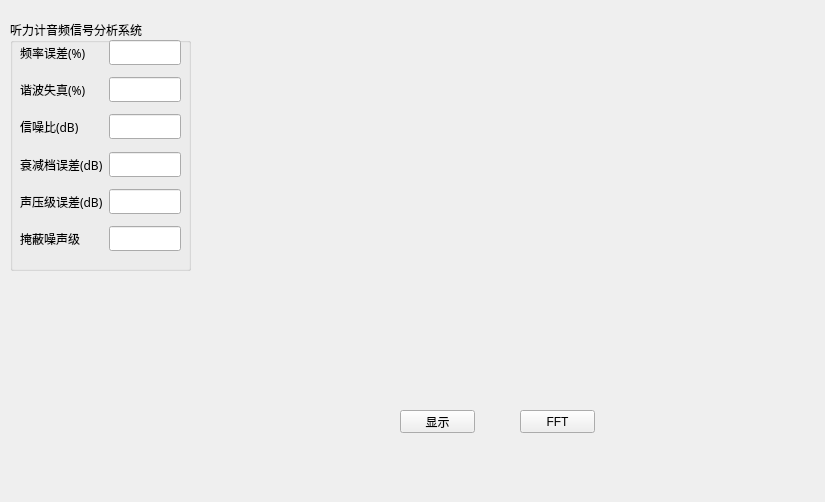
<?xml version="1.0" encoding="UTF-8"?>
<ui version="4.0">
 <class>test</class>
 <widget class="QWidget" name="test">
  <property name="geometry">
   <rect>
    <x>0</x>
    <y>0</y>
    <width>825</width>
    <height>502</height>
   </rect>
  </property>
  <property name="windowTitle">
   <string>Form</string>
  </property>
  <widget class="QPushButton" name="ButtonDisplayData">
   <property name="geometry">
    <rect>
     <x>400</x>
     <y>410</y>
     <width>75</width>
     <height>23</height>
    </rect>
   </property>
   <property name="text">
    <string>显示</string>
   </property>
  </widget>
  <widget class="QPushButton" name="ButtonDisplayFFT">
   <property name="geometry">
    <rect>
     <x>520</x>
     <y>410</y>
     <width>75</width>
     <height>23</height>
    </rect>
   </property>
   <property name="text">
    <string>FFT</string>
   </property>
  </widget>
  <widget class="QCustomPlot" name="widgetFFT" native="true">
   <property name="geometry">
    <rect>
     <x>210</x>
     <y>10</y>
     <width>601</width>
     <height>381</height>
    </rect>
   </property>
  </widget>
  <widget class="QGroupBox" name="groupBox">
   <property name="geometry">
    <rect>
     <x>10</x>
     <y>20</y>
     <width>181</width>
     <height>251</height>
    </rect>
   </property>
   <property name="font">
    <font>
     <family>楷体</family>
    </font>
   </property>
   <property name="title">
    <string>听力计音频信号分析系统</string>
   </property>
   <widget class="QWidget" name="formLayoutWidget">
    <property name="geometry">
     <rect>
      <x>10</x>
      <y>20</y>
      <width>161</width>
      <height>211</height>
     </rect>
    </property>
    <layout class="QFormLayout" name="formLayout">
     <item row="10" column="0">
      <widget class="QLabel" name="label_6">
       <property name="font">
        <font>
         <family>楷体</family>
         <pointsize>9</pointsize>
        </font>
       </property>
       <property name="text">
        <string>掩蔽噪声级</string>
       </property>
      </widget>
     </item>
     <item row="8" column="0">
      <widget class="QLabel" name="label_spl">
       <property name="font">
        <font>
         <family>楷体</family>
         <pointsize>9</pointsize>
        </font>
       </property>
       <property name="text">
        <string>声压级误差(dB)</string>
       </property>
      </widget>
     </item>
     <item row="6" column="0">
      <widget class="QLabel" name="label_2">
       <property name="font">
        <font>
         <family>楷体</family>
         <pointsize>9</pointsize>
        </font>
       </property>
       <property name="text">
        <string>衰减档误差(dB)</string>
       </property>
      </widget>
     </item>
     <item row="4" column="0">
      <widget class="QLabel" name="label_3">
       <property name="font">
        <font>
         <family>楷体</family>
         <pointsize>9</pointsize>
        </font>
       </property>
       <property name="text">
        <string>信噪比(dB)</string>
       </property>
      </widget>
     </item>
     <item row="2" column="0">
      <widget class="QLabel" name="label_5">
       <property name="font">
        <font>
         <family>楷体</family>
         <pointsize>9</pointsize>
        </font>
       </property>
       <property name="text">
        <string>谐波失真(%)</string>
       </property>
      </widget>
     </item>
     <item row="0" column="0">
      <widget class="QLabel" name="label">
       <property name="font">
        <font>
         <family>楷体</family>
         <pointsize>9</pointsize>
        </font>
       </property>
       <property name="text">
        <string>频率误差(%)</string>
       </property>
      </widget>
     </item>
     <item row="0" column="1">
      <widget class="QLineEdit" name="FreqEdit"/>
     </item>
     <item row="2" column="1">
      <widget class="QLineEdit" name="THDEdit"/>
     </item>
     <item row="4" column="1">
      <widget class="QLineEdit" name="SNREdit"/>
     </item>
     <item row="6" column="1">
      <widget class="QLineEdit" name="SPLEdit0"/>
     </item>
     <item row="8" column="1">
      <widget class="QLineEdit" name="SPLEdit"/>
     </item>
     <item row="10" column="1">
      <widget class="QLineEdit" name="lineEdit_6"/>
     </item>
     <item row="1" column="0">
      <spacer name="verticalSpacer">
       <property name="orientation">
        <enum>Qt::Vertical</enum>
       </property>
       <property name="sizeHint" stdset="0">
        <size>
         <width>20</width>
         <height>40</height>
        </size>
       </property>
      </spacer>
     </item>
     <item row="1" column="1">
      <spacer name="verticalSpacer_2">
       <property name="orientation">
        <enum>Qt::Vertical</enum>
       </property>
       <property name="sizeHint" stdset="0">
        <size>
         <width>20</width>
         <height>40</height>
        </size>
       </property>
      </spacer>
     </item>
     <item row="3" column="0">
      <spacer name="verticalSpacer_3">
       <property name="orientation">
        <enum>Qt::Vertical</enum>
       </property>
       <property name="sizeHint" stdset="0">
        <size>
         <width>20</width>
         <height>40</height>
        </size>
       </property>
      </spacer>
     </item>
     <item row="3" column="1">
      <spacer name="verticalSpacer_4">
       <property name="orientation">
        <enum>Qt::Vertical</enum>
       </property>
       <property name="sizeHint" stdset="0">
        <size>
         <width>20</width>
         <height>40</height>
        </size>
       </property>
      </spacer>
     </item>
     <item row="5" column="0">
      <spacer name="verticalSpacer_5">
       <property name="orientation">
        <enum>Qt::Vertical</enum>
       </property>
       <property name="sizeHint" stdset="0">
        <size>
         <width>20</width>
         <height>40</height>
        </size>
       </property>
      </spacer>
     </item>
     <item row="5" column="1">
      <spacer name="verticalSpacer_6">
       <property name="orientation">
        <enum>Qt::Vertical</enum>
       </property>
       <property name="sizeHint" stdset="0">
        <size>
         <width>20</width>
         <height>40</height>
        </size>
       </property>
      </spacer>
     </item>
     <item row="7" column="0">
      <spacer name="verticalSpacer_7">
       <property name="orientation">
        <enum>Qt::Vertical</enum>
       </property>
       <property name="sizeHint" stdset="0">
        <size>
         <width>20</width>
         <height>40</height>
        </size>
       </property>
      </spacer>
     </item>
     <item row="7" column="1">
      <spacer name="verticalSpacer_8">
       <property name="orientation">
        <enum>Qt::Vertical</enum>
       </property>
       <property name="sizeHint" stdset="0">
        <size>
         <width>20</width>
         <height>40</height>
        </size>
       </property>
      </spacer>
     </item>
     <item row="9" column="0">
      <spacer name="verticalSpacer_9">
       <property name="orientation">
        <enum>Qt::Vertical</enum>
       </property>
       <property name="sizeHint" stdset="0">
        <size>
         <width>20</width>
         <height>40</height>
        </size>
       </property>
      </spacer>
     </item>
     <item row="9" column="1">
      <spacer name="verticalSpacer_10">
       <property name="orientation">
        <enum>Qt::Vertical</enum>
       </property>
       <property name="sizeHint" stdset="0">
        <size>
         <width>20</width>
         <height>40</height>
        </size>
       </property>
      </spacer>
     </item>
    </layout>
   </widget>
  </widget>
 </widget>
 <customwidgets>
  <customwidget>
   <class>QCustomPlot</class>
   <extends>QWidget</extends>
   <header location="global">QCustomPlot.h</header>
   <container>1</container>
  </customwidget>
 </customwidgets>
 <resources/>
 <connections/>
</ui>
